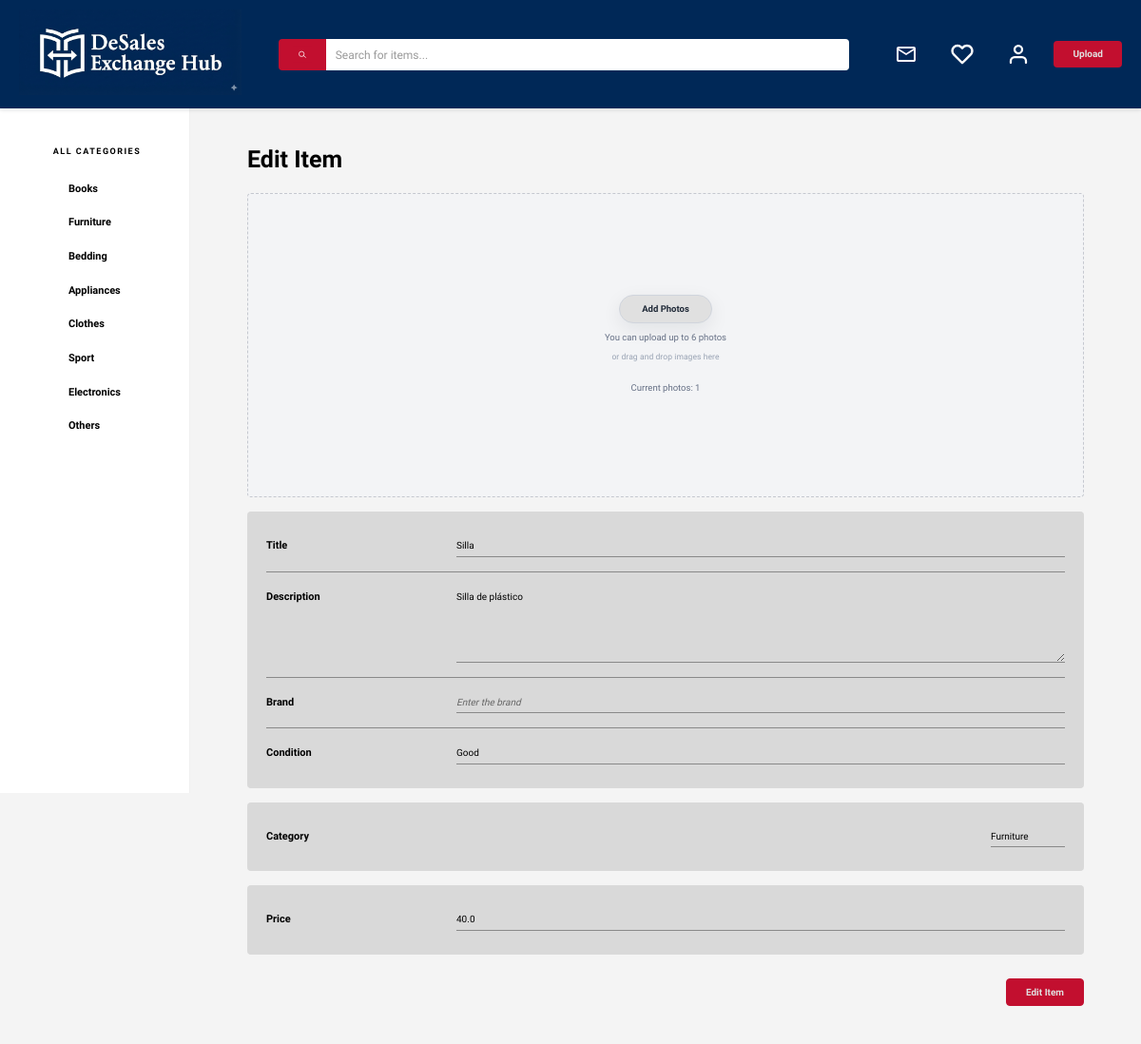
/item/4/edit (signed in), run on an earlier commit of the app's database.
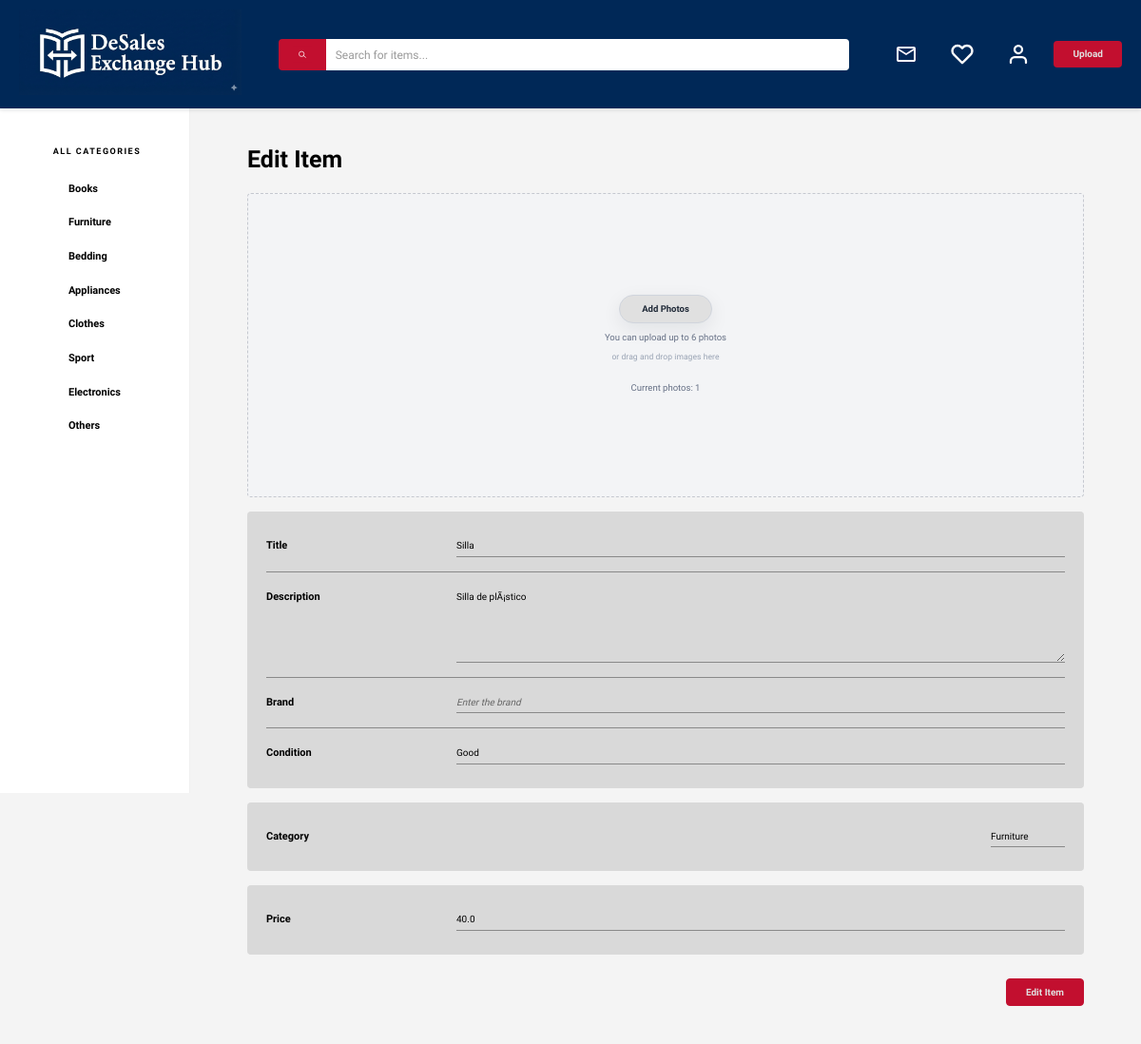
And on a later commit of the database.
### models.py (models this page shows, shortened)
class Item(db.Model):
    id = db.Column(db.Integer, primary_key=True, autoincrement=True)
    name = db.Column(db.String(50), nullable=False)
    description = db.Column(db.String(400), nullable=False)
    condition = db.Column(db.String(20), nullable=True, default="")
    brand = db.Column(db.String(50), nullable=True, default="")
    price = db.Column(db.Float, nullable=False)
    category = db.Column(db.String(20), nullable=False)
    created_at = db.Column(db.DateTime, nullable=False, default=db.func.current_timestamp())
    user_id = db.Column(db.Integer, db.ForeignKey("user.id"), nullable=False)
    estado = db.Column(db.String(20), nullable=False, default="active")
    images = db.relationship("ItemImage", backref="item", lazy=True)
    favorited_by = db.relationship("User", secondary="favorite", back_populates="favorite_items", lazy=True)

### app.py (the view, shortened to what this page needs)
@app.route("/item/<int:item_id>/edit", methods=["GET", "POST"])
def edit_item(item_id):
    user = get_current_user_from_session()
    if not user:
        return redirect(url_for("login"))
    item = Item.query.get_or_404(item_id)
    if item.user_id != user.id:
        flash("You cannot edit this item.", "error")
        return redirect(url_for("item", item_id=item.id))
    return render_template("user/upload.html", edit_mode=True, item=item)

### app.py (called while the page is built, shortened)
def get_current_user_from_session():
    user_id = session.get("user_id")
    if user_id is not None:
        user = db.session.get(User, user_id)
        if user:
            session["user_id"] = user.id
            session["username"] = user.username
            return user

@app.context_processor
def inject_search_query():
    return {
        "current_search_query": request.args.get("q", "").strip(),
        "condition_labels": CONDITION_LABELS,
    }

### templates/user/upload.html (shortened to what this page needs)
{% extends 'base.html' %}
{% block content %}
<div class="upload-page">
    <h1 class="page-title">{{ 'Edit Item' if edit_mode else 'Upload an Item' }}</h1>
    <form class="upload-form" action="{{ url_for('edit_item', item_id=item.id) if edit_mode else url_for('upload') }}" method="POST" enctype="multipart/form-data">
        <div class="form-section photo-upload-section">
            <div class="upload-placeholder">
                <div class="upload-controls">
                    <button type="button" class="btn-select-photos">{{ 'Add Photos' if edit_mode else 'Upload Photos' }}</button>
                    <p class="upload-hint">You can upload up to 6 photos</p>
                    <p class="upload-drop-hint">or drag and drop images here</p>
                </div>
                {% if edit_mode and item.images %}
                    <p class="upload-hint">Current photos: {{ item.images|length }}</p>
                {% endif %}
            </div>
        </div>
        <div class="form-section info-section">
            <div class="form-group">
                <label for="title" class="form-label">Title</label>
                <input type="text" id="title" name="title" class="form-input" placeholder="What are you uploading?" value="{{ item.name if edit_mode else '' }}">
            </div>
            <div class="form-divider"></div>
            <div class="form-group">
                <label for="description" class="form-label">Description</label>
                <textarea id="description" name="description" class="form-input" placeholder="Tell us more about it" rows="4">{{ item.description if edit_mode else '' }}</textarea>
            </div>
            <div class="form-divider"></div>
             <div class="form-group">
                <label for="brand" class="form-label">Brand</label>
                <input type="text" id="brand" name="brand" class="form-input" placeholder="Enter the brand" value="{{ item.brand if edit_mode else '' }}">
             </div>
            <div class="form-divider"></div>
            <div class="form-group">
                <label for="condition" class="form-label">Condition</label>
                <select id="condition" name="condition" class="form-input">
                    <option value="good" {% if edit_mode and item.condition == 'good' %}selected{% endif %}>Good</option>
                </select>
            </div>
        </div>
        <div class="form-section category-section">
            <div class="form-group">
                <label for="category" class="form-label">Category</label>
                <div class="select-wrapper">
                    <select id="category" name="category" class="form-input">
                        <option value="furniture" {% if edit_mode and item.category == 'furniture' %}selected{% endif %}>Furniture</option>
                    </select>
                </div>
            </div>
        </div>
        <div class="form-section price-section">
            <div class="form-group">
                <label for="price" class="form-label">Price</label>
                <input type="number" id="price" name="price" class="form-input" placeholder="$0.00" step="0.01" min="0" value="{{ item.price if edit_mode else '' }}">
            </div>
        </div>
        <div class="form-actions">
            <button type="submit" class="btn-upload">{{ 'Edit Item' if edit_mode else 'Upload' }}</button>
        </div>
    </form>
</div>
{% endblock %}

What changed in the data, as far as the page shows it:
changed Item "Silla": description "Silla de plástico" → "Silla de plÃ¡stico"
